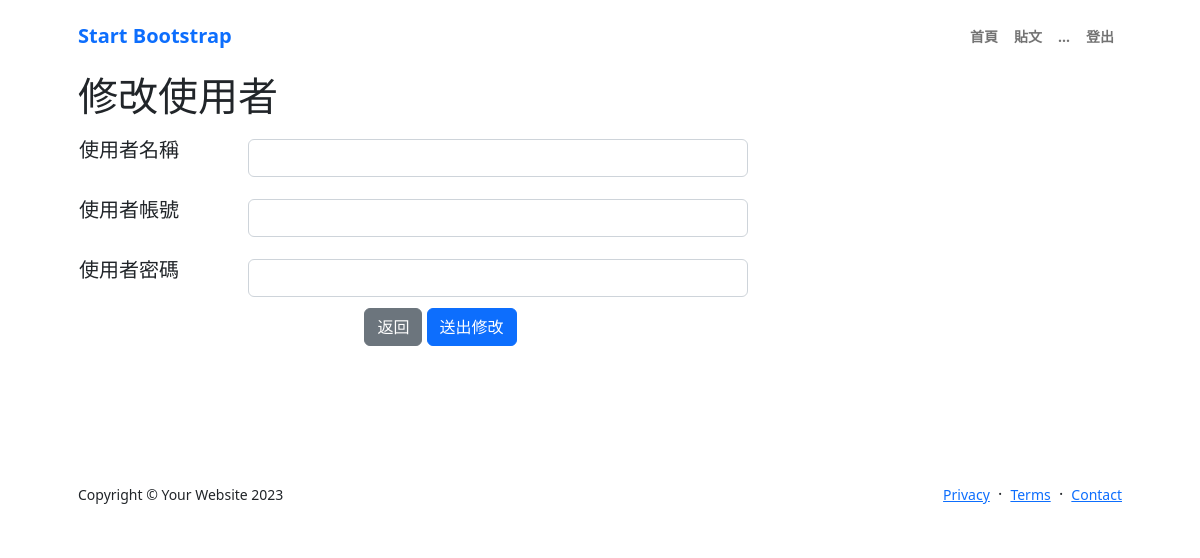
Before: /edit/2 with the older database file.
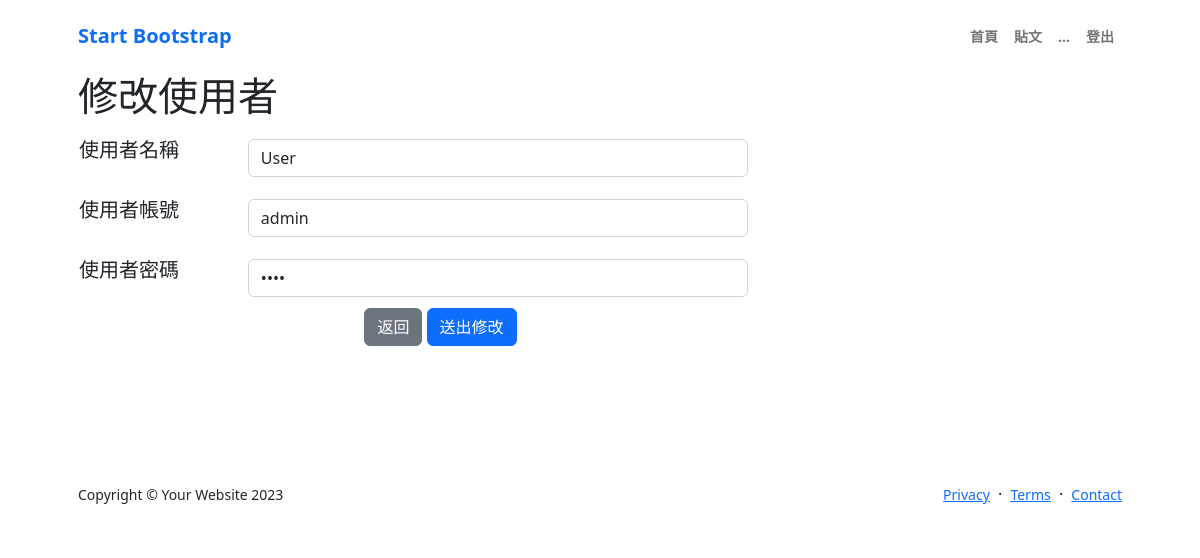
After: the same page with the newer database file.
### tables this page shows
CREATE TABLE Users (id Integer primary key autoincrement,name nvbarchar(20), account nvbarchar(40), password nvbarchar(40));

### app.py (the view)
@app.route("/edit/<int:id>", methods=['GET', 'POST'])
def edit(id):
    if request.method == 'POST':
        name = request.form.get('username')
        account = request.form.get('account')
        password = request.form.get('password')
        with get_db() as cur:
            cur.row_factory = sql.Row
            cur = cur.cursor()
            cur.execute(
                f"UPDATE Users SET name='{ name }', account='{ account }', password='{ password }' WHERE id = {id};")
            data = cur.fetchone()
            cur.close()
        flash('修改成功')
        return redirect(url_for('users'))
    else:
        with get_db() as cur:
            cur.row_factory = sql.Row
            cur = cur.cursor()
            cur.execute(f'select * from Users where id = {id}')
            data = cur.fetchone()
            cur.close()
        return render_template("edit.html", data=data)

### app.py (called while the page is built)
def get_db():
    db = getattr(g, '_database', None)
    if db is None:
        db = g._database = sql.connect(DATABASE)
    return db

@app.teardown_appcontext
def close_connection(exception):
    db = getattr(g, '_database', None)
    if db is not None:
        db.close()

### templates/edit.html
{% extends 'layout/back.html' %}
    {% block main %}
    <h1 class="mt-4">修改使用者</h1>
    <form action="/edit/{{ data.id }}" method="post" onsubmit="return CheckSubmit();">
    <table style="width: 1000px;">
        <tr style="height: 60px;">
            <td>
                <h5><label class="form-label" for="username">使用者名稱</label></h5>
            </td>
            <td>
                <input id="username" class="form-control" name="username" style="width: 500px;" value="{{ data.name }}" />
            </td>
        </tr>
        <tr style="height: 60px;">
            <td>
                <h5><label class="form-label" for="account">使用者帳號</label></h5>
            </td>
            <td>
                <input id="account" class="form-control" name="account" style="width: 500px;" value="{{ data.account }}" />
            </td>
        </tr>
        <tr style="height: 60px;">
            <td>
               <h5><label class="form-label" for="password">使用者密碼</label></h5>
            </td>
            <td>
                <input id="password" class="form-control" name="password" type='password' style="width: 500px;" value="{{ data.password }}" />
            </td>
        </tr>
    </table>
    <div style="width: 725px;" align='center'>
        <a type="button" class="btn btn-secondary" href="/users">返回</a>
        <button type="submit" class="btn btn-primary">送出修改</button>
    </div>
    </form>
{% endblock main %}

Changed rows visible on the page:
added Users: username "User", account "admin"
